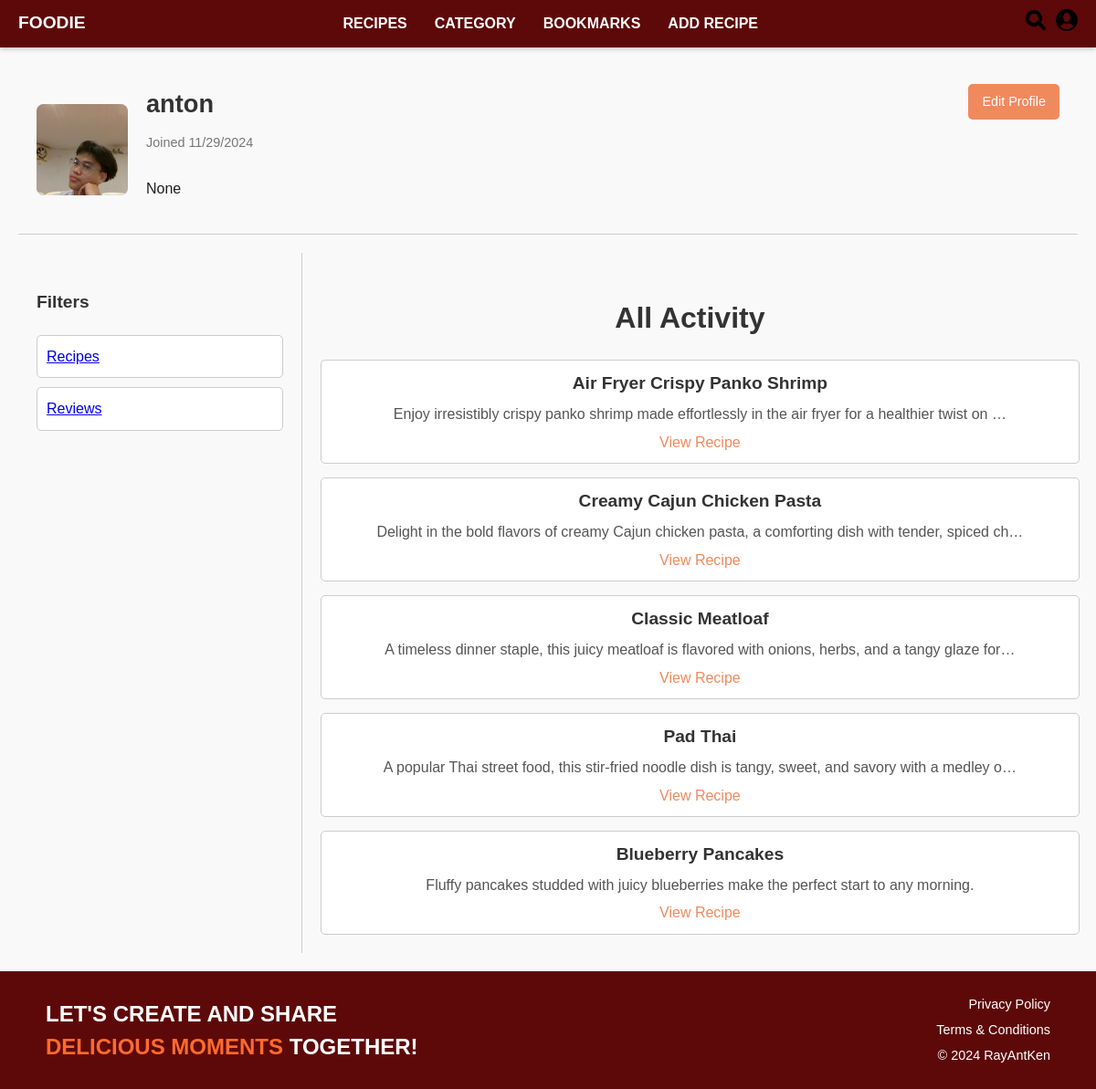
/profile/ (signed in), run on an earlier commit of the app's database.
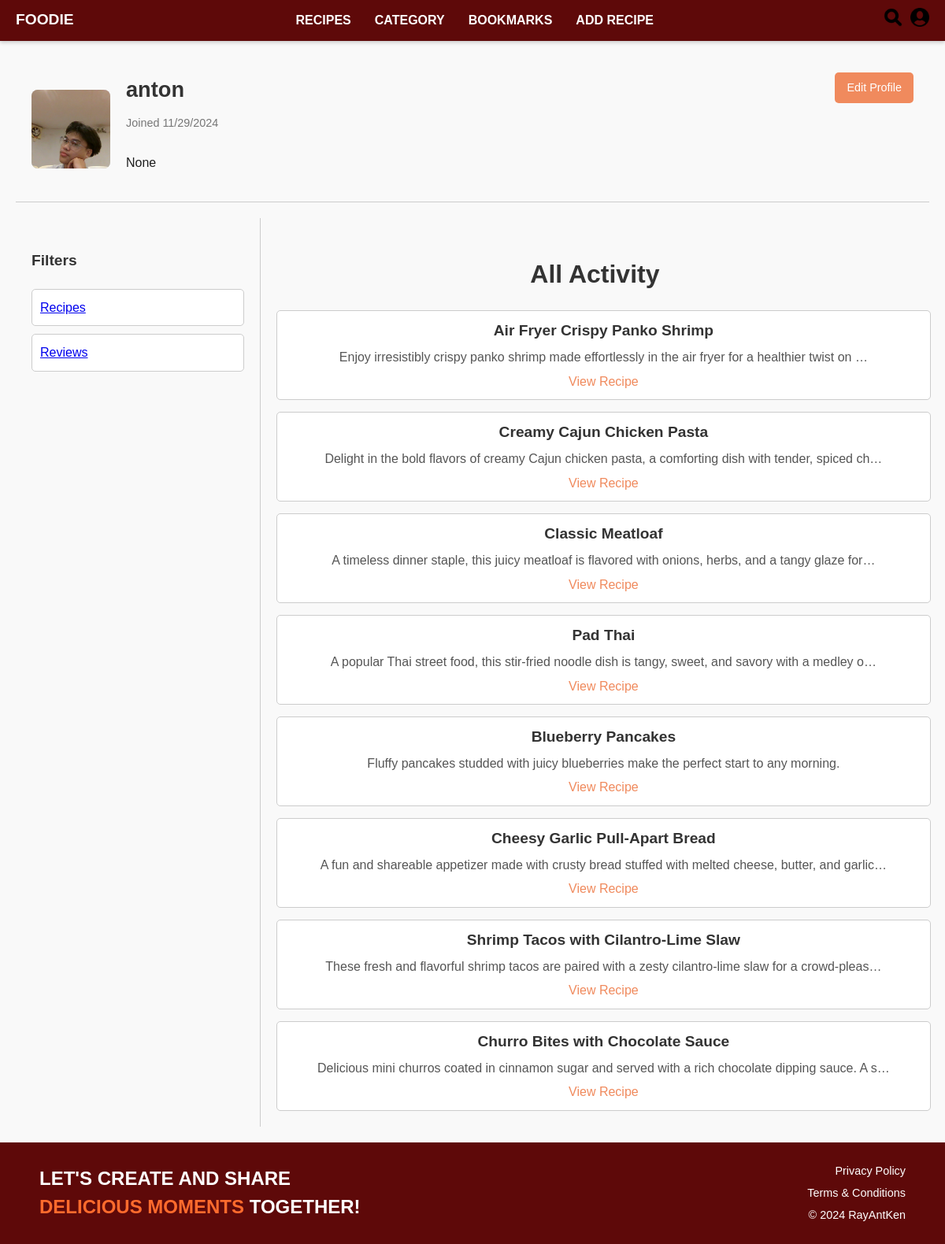
And on a later commit of the database.
### Recipes/models.py (models this page shows, shortened)
class RecipePost(models.Model):
    title = models.CharField(max_length=200)
    user = models.ForeignKey(settings.AUTH_USER_MODEL, on_delete=models.SET_NULL, null=True, blank=True) #User, on_delete=models.CASCADE
    description = models.TextField(default='')
    category = models.CharField(max_length=50, default='Uncategorized')
    ingredients = models.TextField()
    directions = models.TextField(default='')
    image = models.ImageField(upload_to='recipe/images/', blank=True, null=True)  # Optional image field
    created_at = models.DateTimeField(auto_now=True)
    CATEGORY_CHOICES = [
        ('Comfort Food', 'Comfort Food'),
        ('International Eats', 'International Eats'),
        ('Breakfast & Brunch', 'Breakfast & Brunch'),
        ('Community Picks', 'Community Picks'),
    ]
    title = models.CharField(max_length=200)  # Recipe title
    user = models.ForeignKey(
        settings.AUTH_USER_MODEL,
        on_delete=models.SET_NULL,
        null=True,
        blank=True
    )  # Associated user, nullable and optional
    description = models.TextField(default='')  # Brief description of the recipe
    category = models.CharField(
        max_length=50,
        choices=CATEGORY_CHOICES,
        default='Uncategorized'
    )  # Recipe category with predefined choices
    ingredients = models.TextField()  # Ingredients list
    directions = models.TextField(default='')  # Step-by-step directions
    image = models.ImageField(
        upload_to='recipe/images/',
        blank=True,
        null=True
    )  # Optional recipe image
    created_at = models.DateTimeField(auto_now=True)  # Timestamp of creation

### UserProfile/views.py (the view)
# urls.py: path('profile/', profile, name='profile'),
@login_required
def profile(request):
    profile, created = UserProfile.objects.get_or_create(user=request.user)
    user_recipes = RecipePost.objects.filter(user=request.user)
    return render(request, 'profile.html', {
        'profile': profile,
        'user_recipes': user_recipes  # Pass the recipes to the template
    })

### UserProfile/templates/profile.html (shortened to what this page needs)
<!DOCTYPE html>
<html lang="en">
<head>
</head>
<body>
    {% include 'navbar.html' %}
    <div class="container">
        <div class="profile-section">
            {% load static %}
            <div class="profile-image">
                {% if profile.profile_image %}
                    <img src="{{ profile.profile_image.url }}" alt="Profile Image">
                {% else %}
                    <img src="{% static 'profile_images/profile.jpg' %}" alt="Default Profile Image">
                {% endif %}
            </div>
            <div class="profile-details">
                <div class="username">{{ user.username }}</div>
                <div class="joined">Joined {{ profile.user.date_joined|date:"m/d/Y" }}</div>
                <div class="bio">
                    <p>{{ profile.bio }}</p>
                </div>
            </div>
            <a href="{% url 'edit_profile' %}" class="edit-profile-btn">Edit Profile</a>
        </div>
        <div class="layout">
            <div class="filters">
                <h3>Filters</h3>
                <ul>
                    <li><a href="{% url 'user_recipes' %}">Recipes</a></li>
                    <li><a href="{% url 'reviews_list' %}">Reviews</a></li>
                </ul>
            </div>
            <div class="activity-section">
                <h2>All Activity</h2>
                {% if user_recipes.exists %}
                    <div class="recipes-list">
                        {% for recipe in user_recipes %}
                            <div class="recipe-item">
                                <h3>{{ recipe.title }}</h3>
                                <p>{{ recipe.description|truncatechars:100 }}</p>
                                <a href="{% url 'recipe_detail' recipe.id %}">View Recipe</a>
                            </div>
                        {% endfor %}
                    </div>
                {% else %}
                    <div class="icon">😞</div>
                    <div class="no-activity">Uh Oh!<br>Looks like {{ user.username }} has no activity!</div>
                {% endif %}
            </div>
        </div>
    </div>
</body>
{% include 'footer.html' %}
</html>

What changed in the data, as far as the page shows it:
added RecipePost: title "Cheesy Garlic Pull-Apart Bread", description "A fun and shareable appetizer made with crusty bread stuffed with melted cheese, butter, and garlic…"
added RecipePost: title "Shrimp Tacos with Cilantro-Lime Slaw", description "These fresh and flavorful shrimp tacos are paired with a zesty cilantro-lime slaw for a crowd-pleas…"
added RecipePost: title "Churro Bites with Chocolate Sauce", description "Delicious mini churros coated in cinnamon sugar and served with a rich chocolate dipping sauce. A s…"
